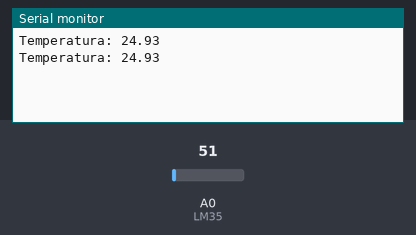
Recording of a sketch running on a simulated Arduino Uno, built with avr-gcc and run on an emulated ATmega328P. On the bench: the last lines printed to the serial monitor. The inputs (shaded band) are chosen by the test bench; at power-on: A0 (LM35) = 51.

Above: at 1.8 s.
1.9 s: A0 (LM35) set to 61
At 2.7 s:
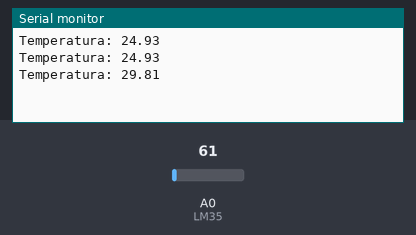
3.4 s: A0 (LM35) set to 71
At 4.3 s:
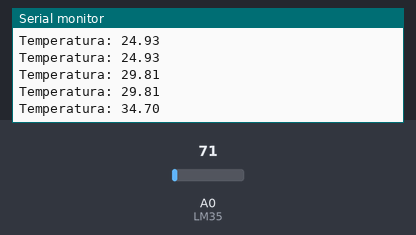
Timing chart, 0 to 6.4 s (numbered marks = the images above; inputs shaded):
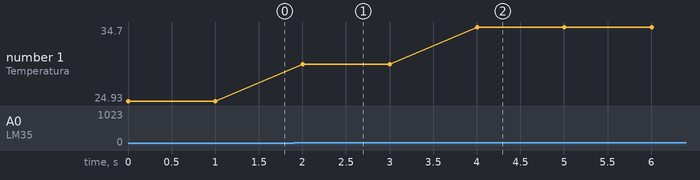

The sketch:

Sensor_de_temperatura.ino
```cpp
//-----------------------------PORTAS-----------------------------------------------------//

int LM35= A0;

//-----------------------------VARIAVEIS---------------------------------------------------//

float temp=0;   //Variável que armazena temperatura

//-----------------------------MAIN PROGRAM------------------------------------------------//
void setup() {
Serial.begin(9600);   //Iniciando comunicação com o computador via serial

}

void loop() {
temp=analogRead(LM35); temp = (temp*5/1023)/0.01;  // Coleta 0-1023 (de 0-5V)-> Converte analog para tensao (5/1023) -> Interpreta tensao recebida com a temperatura cada 0.01 V temos o acrescimo de 1 grau celsiu;
Serial.print("Temperatura: ");  //Printa no Serial.
Serial.println(temp);  //Printa no serial pulando uma linha
delay(1000);    //Aguarda 1 segundo para a proxima medição
}
```

Measured:
- after the input at 1.9 s, the serial monitor: prints a new line after 0.10 s (image 1)
- after the input at 3.4 s, the serial monitor: prints a new line after 0.60 s (image 2)
- plotted number 1: 24.93 → 29.81 after the input at 1.9 s, 29.81 → 34.7 after the input at 3.4 s
